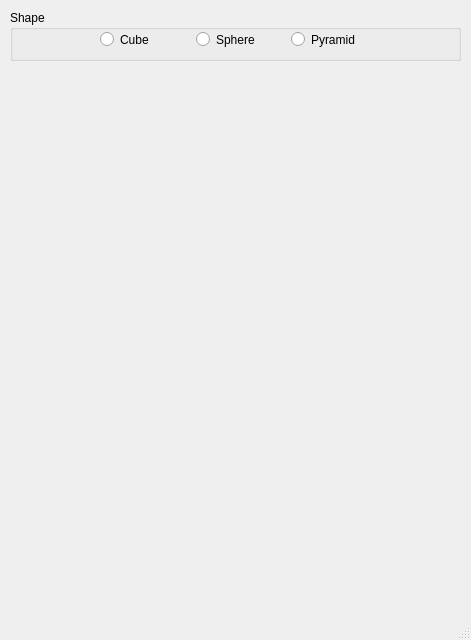
<?xml version="1.0" encoding="UTF-8"?>
<ui version="4.0">
 <class>MainWindow</class>
 <widget class="QMainWindow" name="MainWindow">
  <property name="geometry">
   <rect>
    <x>0</x>
    <y>0</y>
    <width>471</width>
    <height>640</height>
   </rect>
  </property>
  <property name="sizePolicy">
   <sizepolicy hsizetype="Fixed" vsizetype="Fixed">
    <horstretch>0</horstretch>
    <verstretch>0</verstretch>
   </sizepolicy>
  </property>
  <property name="maximumSize">
   <size>
    <width>471</width>
    <height>640</height>
   </size>
  </property>
  <property name="windowTitle">
   <string>QT3DViewer</string>
  </property>
  <widget class="QWidget" name="centralwidget">
   <property name="sizePolicy">
    <sizepolicy hsizetype="Fixed" vsizetype="Fixed">
     <horstretch>0</horstretch>
     <verstretch>0</verstretch>
    </sizepolicy>
   </property>
   <widget class="QGroupBox" name="groupBoxShapes">
    <property name="geometry">
     <rect>
      <x>10</x>
      <y>10</y>
      <width>451</width>
      <height>51</height>
     </rect>
    </property>
    <property name="title">
     <string>Shape</string>
    </property>
    <property name="flat">
     <bool>false</bool>
    </property>
    <widget class="QWidget" name="layoutWidget">
     <property name="geometry">
      <rect>
       <x>90</x>
       <y>20</y>
       <width>281</width>
       <height>19</height>
      </rect>
     </property>
     <layout class="QHBoxLayout" name="horizontalLayoutShapes">
      <item>
       <widget class="QRadioButton" name="radioButtonCube">
        <property name="text">
         <string>Cube</string>
        </property>
       </widget>
      </item>
      <item>
       <widget class="QRadioButton" name="radioButtonSphere">
        <property name="text">
         <string>Sphere</string>
        </property>
       </widget>
      </item>
      <item>
       <widget class="QRadioButton" name="radioButtonPyramid">
        <property name="text">
         <string>Pyramid</string>
        </property>
       </widget>
      </item>
     </layout>
    </widget>
   </widget>
   <widget class="GLViewWidget" name="widget" native="true">
    <property name="geometry">
     <rect>
      <x>10</x>
      <y>70</y>
      <width>451</width>
      <height>531</height>
     </rect>
    </property>
   </widget>
  </widget>
  <widget class="QStatusBar" name="statusbar"/>
 </widget>
 <customwidgets>
  <customwidget>
   <class>GLViewWidget</class>
   <extends>QWidget</extends>
   <header>glviewwidget.h</header>
   <container>1</container>
  </customwidget>
 </customwidgets>
 <resources/>
 <connections/>
</ui>
